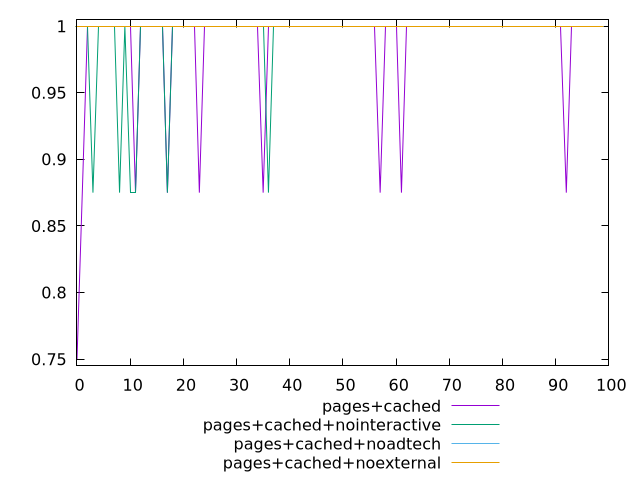

The gnuplot source for this figure:
$_pagesCached <<EOF
0.75
0.875
1
1
1
1
1
1
1
1
1
0.875
1
1
1
1
1
0.875
1
1
1
1
1
0.875
1
1
1
1
1
1
1
1
1
1
1
0.875
1
1
1
1
1
1
1
1
1
1
1
1
1
1
1
1
1
1
1
1
1
0.875
1
1
1
0.875
1
1
1
1
1
1
1
1
1
1
1
1
1
1
1
1
1
1
1
1
1
1
1
1
1
1
1
1
1
1
0.875
1
1
1
1
1
1
1
EOF
$_pagesCachedNointeractive <<EOF
1
1
1
0.875
1
1
1
1
0.875
1
0.875
0.875
1
1
1
1
1
0.875
1
1
1
1
1
1
1
1
1
1
1
1
1
1
1
1
1
1
0.875
1
1
1
1
1
1
1
1
1
1
1
1
1
1
1
1
1
1
1
1
1
1
1
1
1
1
1
1
1
1
1
1
1
1
1
1
1
1
1
1
1
1
1
1
1
1
1
1
1
1
1
1
1
1
1
1
1
1
1
1
1
1
1
EOF
$_pagesCachedNoadtech <<EOF
1
1
1
1
1
1
1
1
1
1
1
1
1
1
1
1
1
1
1
1
1
1
1
1
1
1
1
1
1
1
1
1
1
1
1
1
1
1
1
1
1
1
1
1
1
1
1
1
1
1
1
1
1
1
1
1
1
1
1
1
1
1
1
1
1
1
1
1
1
1
1
1
1
1
1
1
1
1
1
1
1
1
1
1
1
1
1
1
1
1
1
1
1
1
1
1
1
1
1
1
EOF
$_pagesCachedNoexternal <<EOF
1
1
1
1
1
1
1
1
1
1
1
1
1
1
1
1
1
1
1
1
1
1
1
1
1
1
1
1
1
1
1
1
1
1
1
1
1
1
1
1
1
1
1
1
1
1
1
1
1
1
1
1
1
1
1
1
1
1
1
1
1
1
1
1
1
1
1
1
1
1
1
1
1
1
1
1
1
1
1
1
1
1
1
1
1
1
1
1
1
1
1
1
1
1
1
1
1
1
1
1
EOF
set key outside below
set terminal pngcairo
set output "report_00005_2020-11-02T22-26-11.212Z/unminified-css/unminified-css_pages+cached_pages+cached+nointeractive_pages+cached+noadtech_pages+cached+noexternal.png"
set yrange [0.745:1.005]
plot $_pagesCached title "pages+cached" with line ,$_pagesCachedNointeractive title "pages+cached+nointeractive" with line ,$_pagesCachedNoadtech title "pages+cached+noadtech" with line ,$_pagesCachedNoexternal title "pages+cached+noexternal" with line ,
